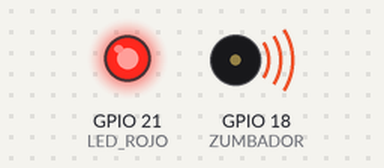
A program run on a simulated Raspberry Pi (BCM pin numbers). Parts: output pins drawn as LEDs (lit = HIGH), buzzer (waves = sounding, pin HIGH). At 1.2 s the program stops and its outputs stay as they are.

Above: at 0.1 s.
At 1.3 s:
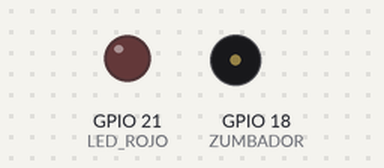
Timing chart, 0 to 2.7 s (numbered marks = the images above):
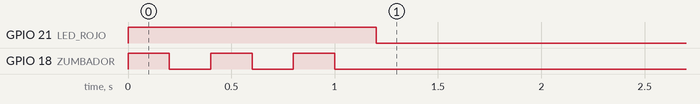

The program:

contrasena_incorrecta.py
```python
######################################################
# Hace sonar 3 veces de forma discontinua el zumbador
######################################################

import RPi.GPIO as GPIO
import time

GPIO.setmode(GPIO.BCM)
LED_ROJO = 21
ZUMBADOR = 18
GPIO.setup(LED_ROJO, GPIO.OUT)
GPIO.setup(ZUMBADOR, GPIO.OUT)

try:
	GPIO.output(LED_ROJO, 1)
	for i in range(3):
		GPIO.output(ZUMBADOR, 1)
		time.sleep(0.2)
		GPIO.output(ZUMBADOR, 0)
		time.sleep(0.2)
	GPIO.output(LED_ROJO, 0)
except KeyboardInterrupt:
	GPIO.cleanup()
	print "\nInterrupcion, has pulsado CTRL-C. Pines GPIO reseteados correctamente"

GPIO.cleanup()
```

Measured:
- by itself, GPIO 21 (LED_ROJO): LOW → HIGH at 0.00 s, → LOW 1.2 s later
- by itself, GPIO 18 (ZUMBADOR): alternates HIGH for 0.20 s and LOW for 0.20 s, 6 changes in all, then stays LOW
